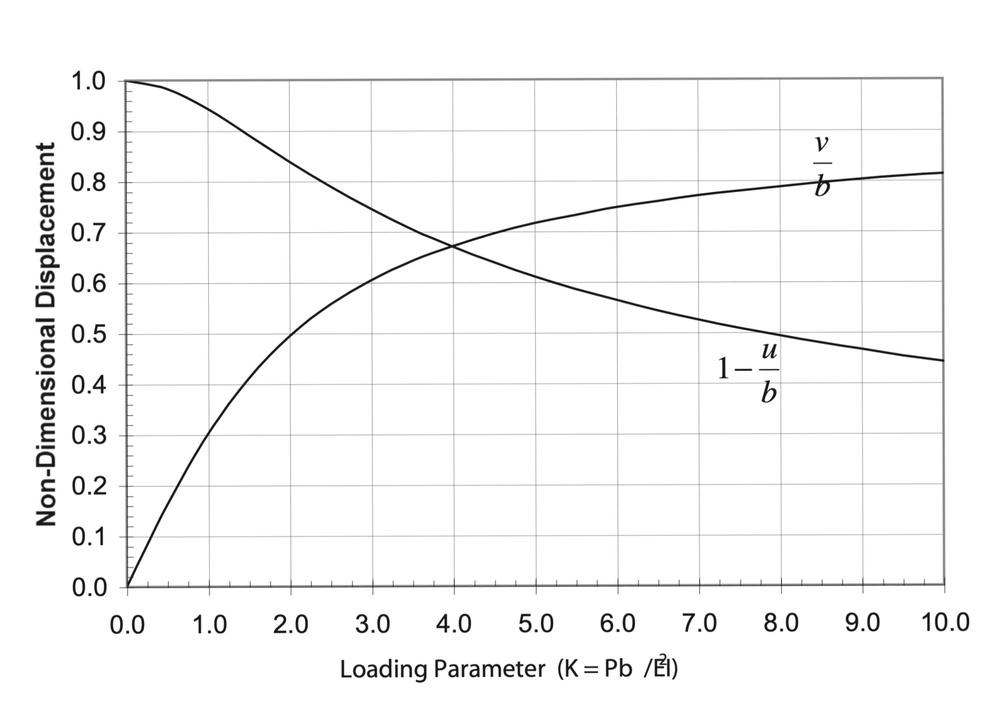
#> input picture AutoChart/auto_chart/original_image.jpg, 984 x 717 px, shrunk from 2382 x 1736 before the run
$ python -i axes_detection.py   (imports and definitions only)
#> lines starting #> are read from the running program, lines starting #| are printed output that depends on the picture; after the words box and inside, x2 and y2 are one past the last pixel; in counts of white or black regions, pixels touching at a corner belong together
#> further down, picture is the input picture: shape (717, 984, 3); min 0, max 255, mean 247.7
import numpy as np
import cv2

def detect_axes(image):
    # Convert to binary (black and white)
    if len(image.shape) == 3:
        gray = cv2.cvtColor(image, cv2.COLOR_BGR2GRAY)
    else:
        gray = image
    _, bw = cv2.threshold(gray, 127, 255, cv2.THRESH_BINARY)
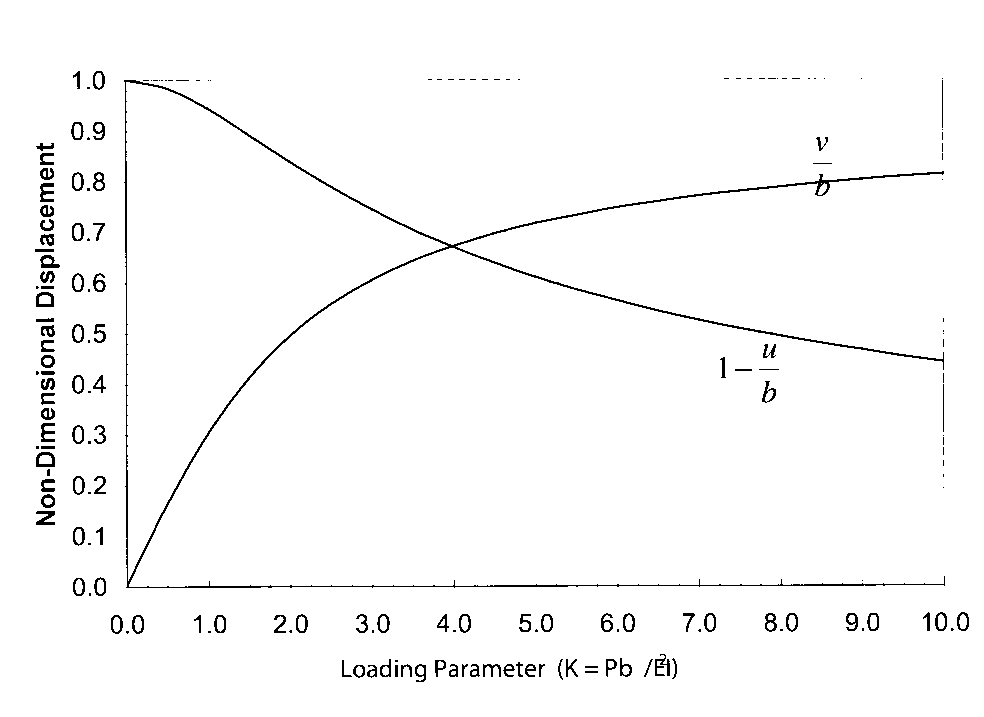
#> bw: shape (717, 984); 97.8% white; black in thin lines or dots, all inside (x1, y1, x2, y2) = (35, 71, 969, 682)
    edges = cv2.Canny(bw, 50, 150, apertureSize=3)
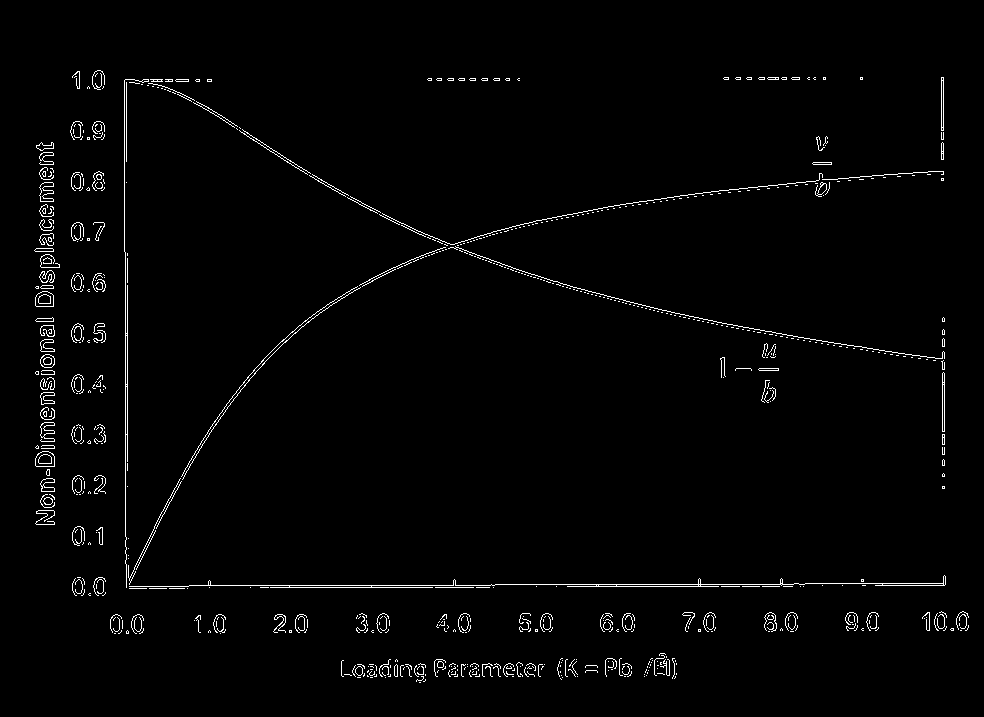
#> edges: shape (717, 984); 1.7% white in thin lines or dots, all inside (x1, y1, x2, y2) = (34, 70, 969, 683)
    lines = cv2.HoughLinesP(edges, 1, np.pi/180, threshold=100, minLineLength=100, maxLineGap=10)
#> lines = 27 rows, first 6: [189, 585, 494, 585], [125, 563, 125, 252], [491, 584, 804, 584], [556, 586, 803, 586], [250, 587, 493, 587], [127, 470, 127, 253]
    horizontal_lines = []
    vertical_lines = []
    if lines is not None:
        for line in lines:
            x1, y1, x2, y2 = line[0]
            length = np.sqrt((x2 - x1)**2 + (y2 - y1)**2)
            angle = np.abs(np.arctan2(y2 - y1, x2 - x1) * 180 / np.pi)
            if angle < 45:
                horizontal_lines.append((length, line[0]))
            else:
                vertical_lines.append((length, line[0]))
#> this loop made 27 passes
#> (x1, y1, x2, y2, length, angle) on passes 1 to 12: (189, 585, 494, 585, 305, 0), (125, 563, 125, 252, 311, 90), (491, 584, 804, 584, 313, 0), (556, 586, 803, 586, 247, 0), (250, 587, 493, 587, 243, 0), (127, 470, 127, 253, 217, 90), (124, 251, 124, 80, 171, 90), (794, 583, 945, 583, 151, 0), (674, 196, 884, 174, 211.1, 5.98), (942, 488, 942, 318, 170, 90), (51, 293, 51, 142, 151, 90), (724, 79, 825, 79, 101, 0)
#> after the loop, horizontal_lines = 12 items, first 6: (305, [189, 585, 494, 585]), (313, [491, 584, 804, 584]), (247, [556, 586, 803, 586]), (243, [250, 587, 493, 587]), (151, [794, 583, 945, 583]), (211.1, [674, 196, 884, 174]); vertical_lines = 15 items, first 6: (311, [125, 563, 125, 252]), (217, [127, 470, 127, 253]), (171, [124, 251, 124, 80]), (170, [942, 488, 942, 318]), (151, [51, 293, 51, 142]), (148, [53, 466, 53, 318])
    x_axis = max(horizontal_lines, key=lambda x: x[0])[1] if horizontal_lines else None
#> x_axis = [491, 584, 804, 584]
    y_axis = max(vertical_lines, key=lambda x: x[0])[1] if vertical_lines else None
#> y_axis = [125, 563, 125, 252]
    return x_axis, y_axis

# [50 lines left out: functions extend_axes, find_tickmarks, remove_axes_and_ticks, not called in this run]

>>> import cv2
>>> picture = cv2.imread('../AutoChart/auto_chart/original_image.jpg')
>>> result = detect_axes(picture)
#> result = ([491, 584, 804, 584], [125, 563, 125, 252])

$ run again, on AutoChart/auto_chart/original_image2.jpg
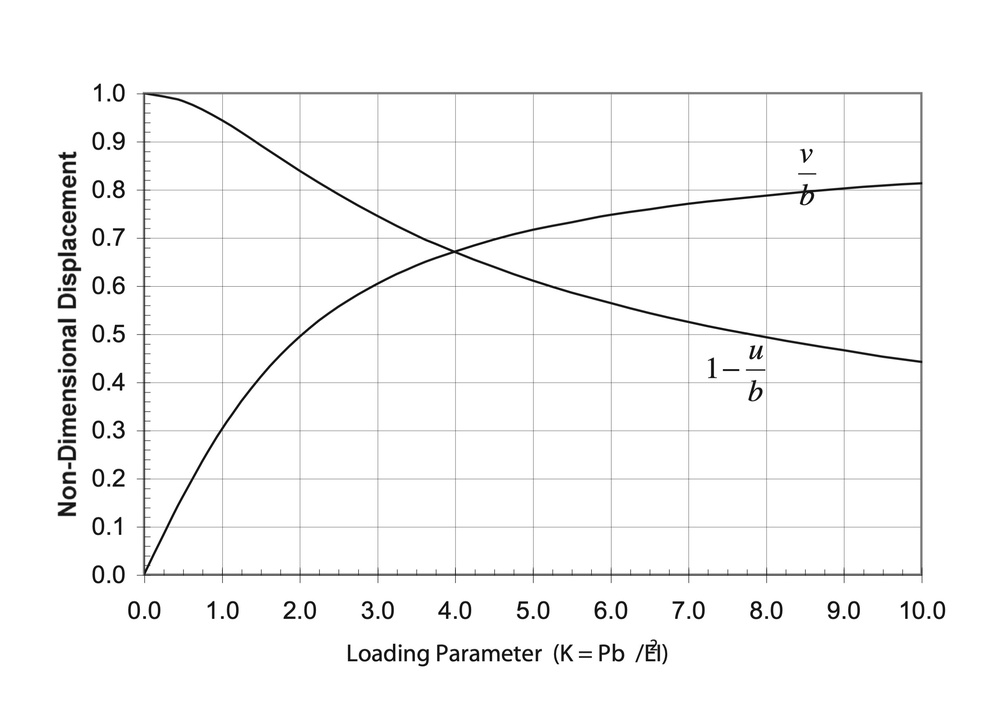
#> input picture AutoChart/auto_chart/original_image2.jpg, 984 x 717 px, shrunk from 2504 x 1826 before the run
#> picture is the input picture: shape (717, 984, 3); min 0, max 255, mean 248
#> in detect_axes, `_, bw = cv2.threshold(gray, 127, 255, cv2.THRESH_BINARY)`:
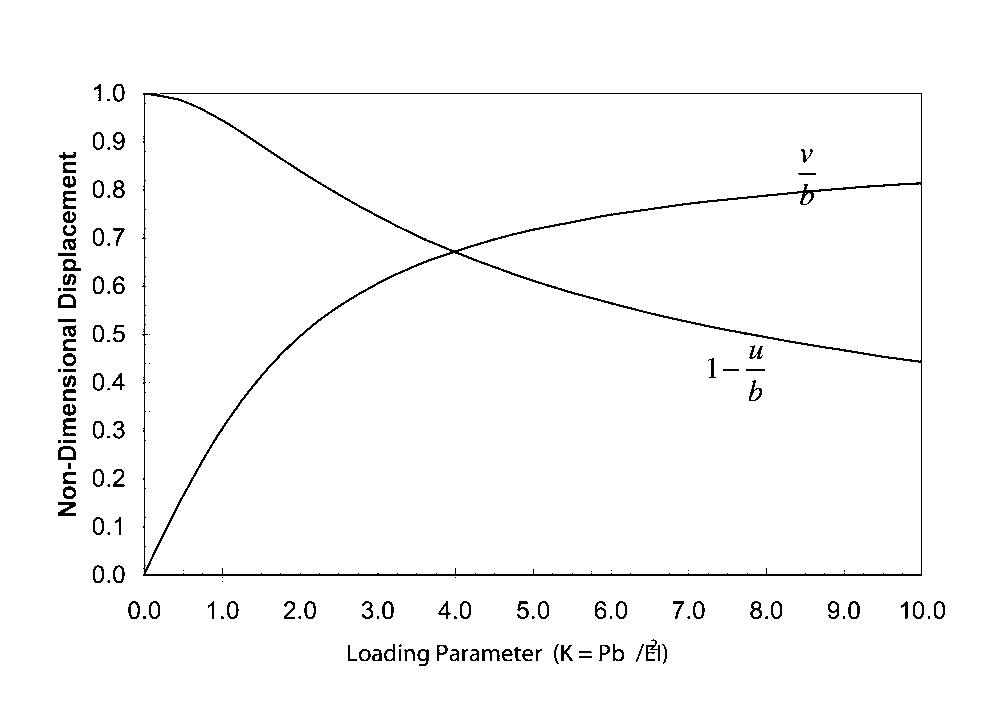
#> bw: shape (717, 984); 97.8% white; black in thin lines or dots, all inside (x1, y1, x2, y2) = (58, 84, 945, 666)
#> in detect_axes, `edges = cv2.Canny(bw, 50, 150, apertureSize=3)`:
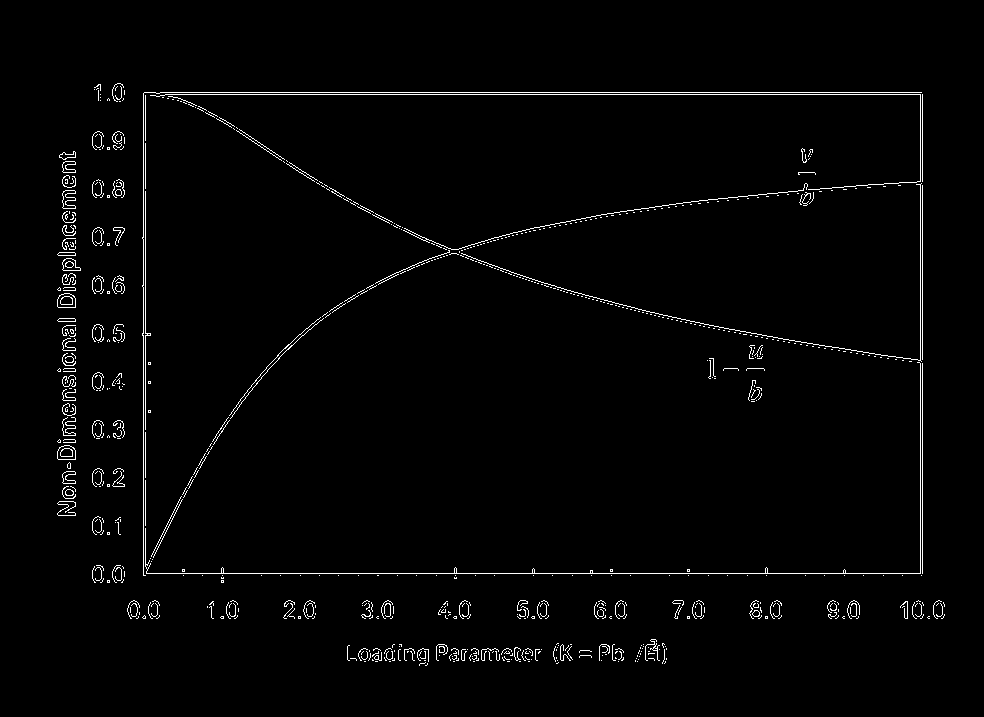
#> edges: shape (717, 984); 1.8% white in thin lines or dots, all inside (x1, y1, x2, y2) = (57, 83, 945, 666)
#> lines = 17 rows, first 6: [165, 94, 922, 94], [144, 92, 921, 92], [143, 573, 922, 573], [922, 572, 922, 95], [920, 572, 920, 95], [143, 575, 143, 93]
#> the loop in detect_axes, `for line in lines:` made 17 passes
#> (x1, y1, x2, y2, length, angle) on passes 1 to 8: (165, 94, 922, 94, 757, 0), (144, 92, 921, 92, 777, 0), (143, 573, 922, 573, 779, 0), (922, 572, 922, 95, 477, 90), (920, 572, 920, 95, 477, 90), (143, 575, 143, 93, 482, 90), (145, 575, 145, 95, 480, 90), (75, 459, 75, 319, 140, 90)
#> after the loop in detect_axes, `for line in lines:`: horizontal_lines = [(757, [165, 94, 922, 94]), (777, [144, 92, 921, 92]), (779, [143, 573, 922, 573]), (161.1, [762, 335, 921, 361]), (183, [662, 205, 844, 186]), (128.3, [604, 300, 729, 329])]; vertical_lines = 11 items, first 6: (477, [922, 572, 922, 95]), (477, [920, 572, 920, 95]), (482, [143, 575, 143, 93]), (480, [145, 575, 145, 95]), (140, [75, 459, 75, 319]), (306, [65, 459, 65, 153])
#> x_axis = [143, 573, 922, 573]
#> y_axis = [143, 575, 143, 93]
#> result = ([143, 573, 922, 573], [143, 575, 143, 93])
